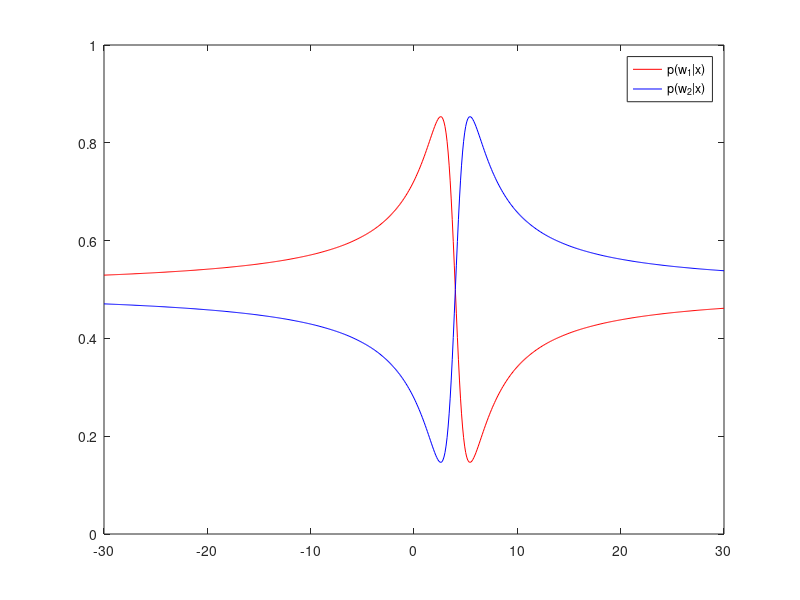
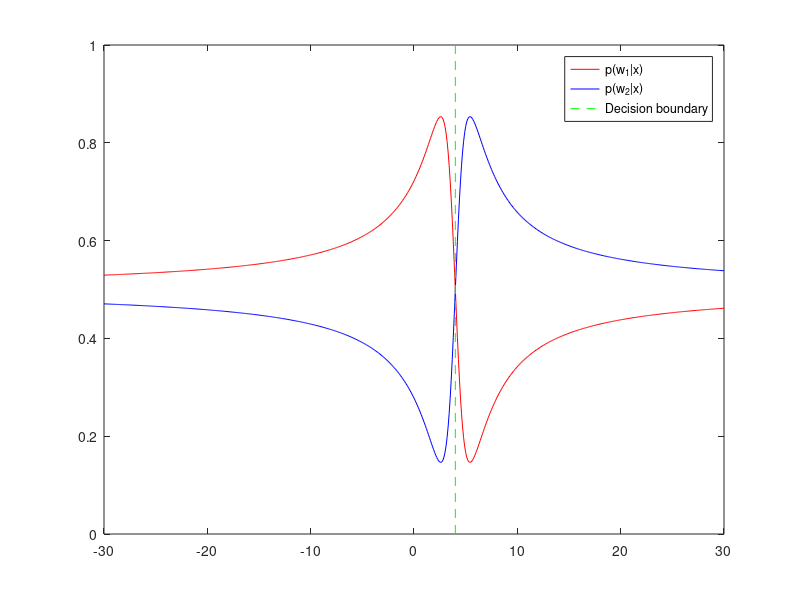
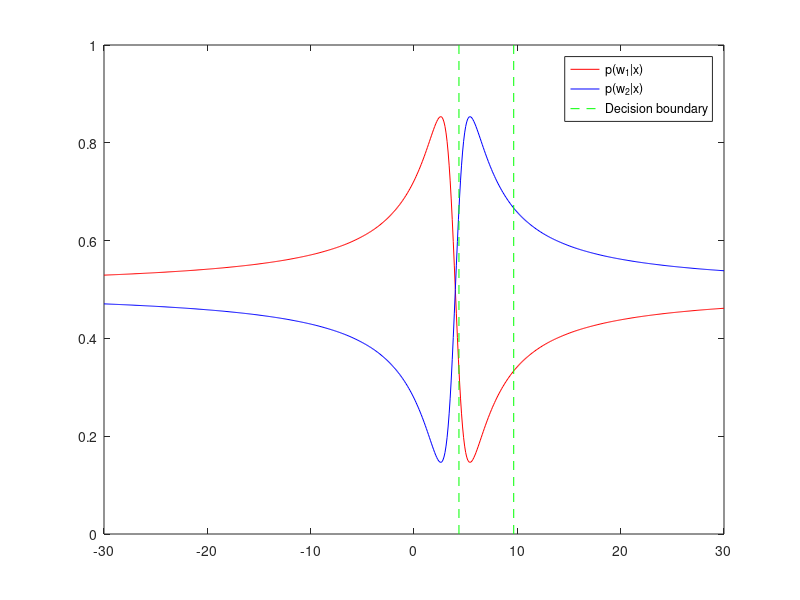

Reproduce these figures in MATLAB, in order.

%----------------------------------------
%--------------GENERALS------------------
%----------------------------------------
x = (-30:0.1:30);
p_x_w1 =  (1/pi) * 1./(1+(x-3).^2); %likelihood of x while state of nature is w1
p_x_w2 =  (1/pi) * 1./(1+(x-5).^2); %likelihood of x while state of nature is w2

p_w1 = 1/2; %priori probability of class w1
p_w2 = 1/2; %priori probability of class w2

p_x = p_w1 .* p_x_w1 + p_w2 .* p_x_w2; %evidence

p_w1_x = (p_x_w1 .* p_w1) ./ p_x ; %posteriori probability of class w1
p_w2_x = (p_x_w2 .* p_w2) ./ p_x; %posteriori probability of class w2
%----------------------------------------

%----------------------------------------
%--------------#1.b----------------------
%----------------------------------------
figure()
xlim([-30,30]);
ylim([0,1]);
plot(x,p_w1_x,'r');

hold on 
plot(x,p_w2_x,'b');
legend('p(w_1|x)','p(w_2|x)')

%----------------------------------------
%--------------#1.e----------------------
%----------------------------------------
figure()
xlim([-30,30]);
ylim([0,1]);
plot(x,p_w1_x,'r');
hold on 
plot(x,p_w2_x,'b');
th = (3 + 5)/2;
plot([th,th],[0,1],'g--');
legend('p(w_1|x)','p(w_2|x)','Decision boundary')
%-----------------------------------------

%----------------------------------------
%--------------#1.f----------------------
%----------------------------------------

figure()
xlim([-30,30]);
ylim([0,1]);
plot(x,p_w1_x,'r');
hold on 
plot(x,p_w2_x,'b');
th1 = 4.35;
th2 = 9.65;
plot([th1,th1],[0,1],'g--');
plot([th2,th2],[0,1],'g--');
legend('p(w_1|x)','p(w_2|x)','Decision boundary')
%------------------------------------------------------------------

